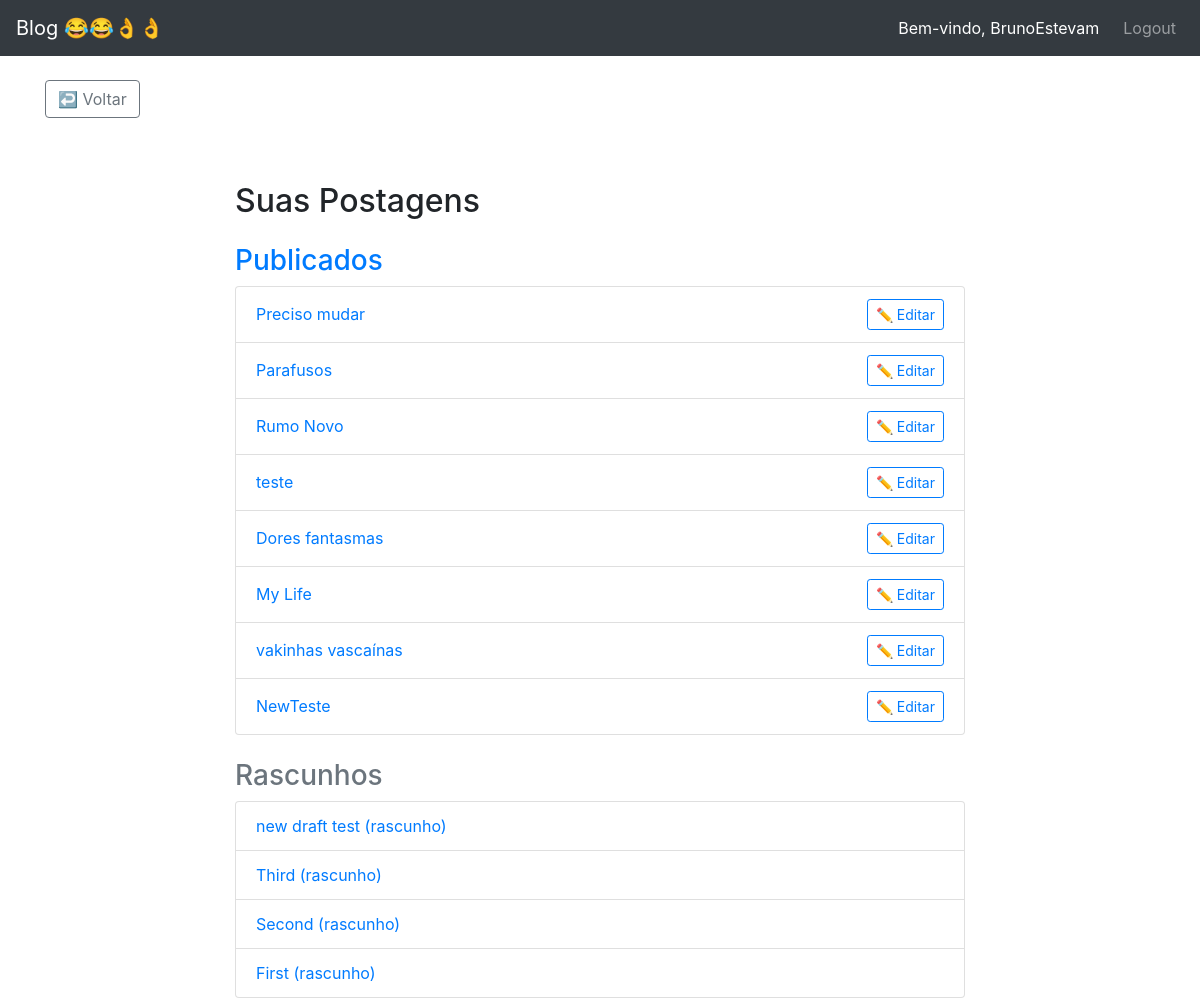
/my-posts/ (signed in), run on the app's committed database.
### blog/models.py (models this page shows, shortened)
class Post(models.Model):
    class NewManager(models.Manager):
        def get_queryset(self):
            return super().get_queryset().filter(status='published')
    options = (
        ('draft', 'Draft'),
        ('published', 'Published'),
    )
    title = models.CharField(max_length=255)
    excerpt = models.TextField(null=True)
    slug = models.SlugField(max_length=255, unique=True, blank=True)
    publish = models.DateTimeField(default=timezone.now)
    author = models.ForeignKey(User, on_delete=models.CASCADE, related_name='blog_posts')
    content = models.TextField()
    status = models.CharField(max_length=10, choices=options, default='draft')
    objects = models.Manager()
    newmanager = NewManager()
    likes = models.ManyToManyField(User, related_name='post_likes', blank=True)
    dislikes = models.ManyToManyField(User, related_name='post_dislikes', blank=True)
    image = models.ImageField(upload_to='post_images/', blank=True, null=True)
    class Meta:
        ordering = ('-publish',)

### blog/views.py (the view)
# urls.py: path('my-posts/', views.user_posts, name='user_posts'),
@login_required
def user_posts(request):
    posts_published = Post.objects.filter(author=request.user, status='published')
    posts_drafts = Post.objects.filter(author=request.user, status='draft')  # Se houver rascunhos
    return render(request, 'blog/user_posts.html', {
        'posts_published': posts_published,
        'posts_drafts': posts_drafts
    })

### blog/templates/blog/user_posts.html (shortened to what this page needs)
{% extends "base.html" %}
{% block content %}
<div class="container">
    <br>
    <div class="d-flex justify-content-start mb-3">
        <a href="{% url 'blog:homepage' %}" class="btn btn-outline-secondary">↩️ Voltar</a>
    </div>
    <div class="row justify-content-md-center pt-5">
        <div class="col-md-8">
            <h2 class="mb-4">Suas Postagens</h2>
            <h3 class="text-primary">Publicados</h3>
            <ul class="list-group mb-4">
                {% for post in posts_published %}
                <li class="list-group-item d-flex justify-content-between align-items-center">
                    <a href="{% url 'blog:post_single' post.slug %}" class="fw-bold text-decoration-none">
                        {{ post.title }}
                    </a>
                    <a href="{% url 'blog:edit_post' post.slug %}" class="btn btn-sm btn-outline-primary">✏️ Editar</a>
                </li>
                {% empty %}
                <li class="list-group-item">Você ainda não publicou nenhum post.</li>
                {% endfor %}
            </ul>
            <h3 class="text-secondary">Rascunhos</h3>
            <ul class="list-group">
                {% for post in posts_drafts %}
                <li class="list-group-item d-flex justify-content-between align-items-center text-muted">
                    <a href="{% url 'blog:edit_post' post.slug %}" class="fw-bold text-decoration-none">
                        {{ post.title }} (rascunho)
                    </a>
                </li>
                {% empty %}
                <li class="list-group-item">Você não tem rascunhos.</li>
                {% endfor %}
            </ul>
        </div>
    </div>
</div>
{% endblock %}

### blog/templates/base.html (shortened to what this page needs)
<!doctype html>
<html lang="en">
<head>
    <link rel="stylesheet" href="https://stackpath.bootstrapcdn.com/bootstrap/4.4.1/css/bootstrap.min.css"
>
</head>
<body>
    <nav class="navbar navbar-expand-lg navbar-dark bg-dark">
        <a class="navbar-brand" href="http://127.0.0.1:8000/">Blog 😂😂👌👌</a>
        <div class="collapse navbar-collapse" id="navbarSupportedContent">
            <ul class="navbar-nav ml-auto">
                {% if user.is_authenticated %}
                <li class="nav-item">
                    <span class="navbar-text text-white mr-3">
                        Bem-vindo, <a href="{% url 'accounts:profile' user.username %}">{{ user.username }}</a>
                    </span>
                </li>
                <li class="nav-item">
                    <a class="nav-link" href="{% url 'blog:logout' %}"
                        onclick="event.preventDefault(); document.getElementById('logout-form').submit();">
                        Logout
                    </a>
                </li>
                {% else %}
                <li class="nav-item">
                    <a class="nav-link" href="{% url 'blog:login' %}">Login</a>
                </li>
                {% endif %}
            </ul>
        </div>
    </nav>
    {% block content %}
    {% endblock %}
</body>
</html>

### data on the page
Post: title "Preciso mudar"
Post: title "Parafusos"
Post: title "Rumo Novo"
Post: title "teste"
Post: title "Dores fantasmas"
Post: title "My Life"
Post: title "vakinhas vascaínas"
Post: title "NewTeste"
Post: title "new draft test"
Post: title "Third"
Post: title "Second"
Post: title "First"

### other printed values
{{ user.username }} "BrunoEstevam"
